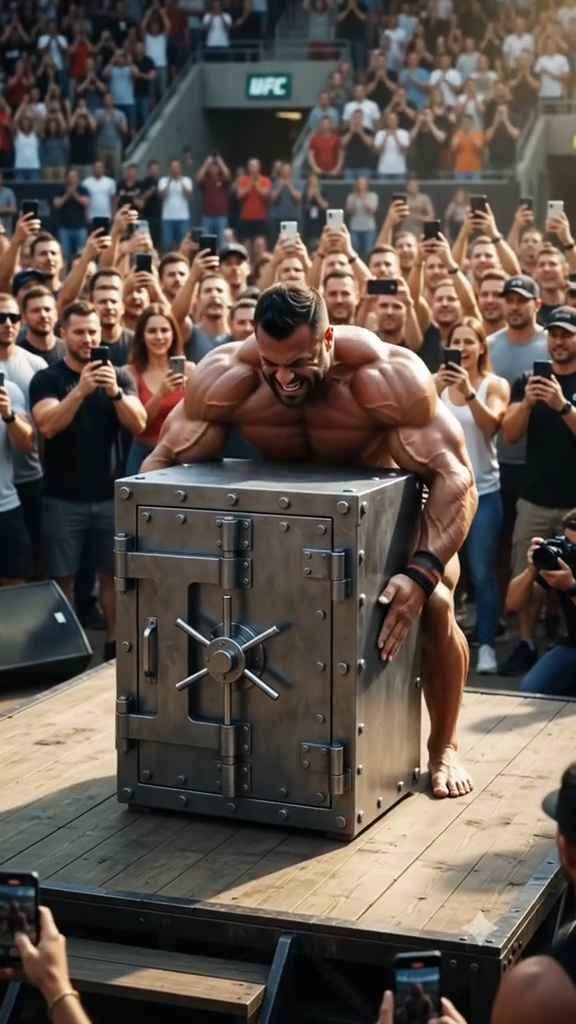
#> input picture tests/progz a verifier/analizer  videos fake/kerberos.tracker/reports/evidence_frames/suspicious_20260731_230338_392703.jpg, 576 x 1024 px; its folder holds only this picture in this run
$ python -i argos_entropy.py   (imports and definitions only)
#> lines starting #> are read from the running program, lines starting #| are printed output that depends on the picture
#!/usr/bin/env python3
# -*- coding: utf-8 -*-
"""
🧮 ARGOS ENTROPY v1.0 — organe PRIVÉ : authenticité par entropie de Shannon
━━━━━━━━━━━━━━━━━━━━━━━━━━━━━━━━━━━━━━━━━━━━━━━━━━━━━━━━━━━━━━━━━━━━━━━━
Author: Victor Pozen | GPLv3 — usage LOCAL, ne jamais partager
H = -Σ p(x) log2 p(x)
- entropie GLOBALE (histogramme 8 bits) : trop basse = trop propre = CGI suspect
- entropie du BRUIT résiduel (gray - blur) : l'empreinte du capteur
- comparaison A/B : comme la vidéo Skinny Bob (CGI 6.18 vs réel 6.50)
L'entropie est un INDICE, pas une preuve : croise avec multi-dates & ELA.
Usage : bouton organe dans ARGOS, ou python argos_entropy.py
"""
import sys
import threading
import traceback
from pathlib import Path
import tkinter as tk
from tkinter import filedialog, messagebox


def _excepthook(t, v, tb):
    print("❌ ERREUR CRITIQUE:\n" + "".join(traceback.format_exception(t, v, tb)))
    input("Appuyez sur Entrée pour fermer...")


sys.excepthook = _excepthook

try:
    import cv2
    import numpy as np
except ImportError as e:
    print("❌ OpenCV/numpy manquant:", e)
    input("Appuyez sur Entrée...")
    sys.exit(1)

_p = Path(__file__).resolve().parent
ARGOS_ROOT = _p.parent if (_p.parent / "img").exists() or _p.name == "modules" else _p
EXTS = (".jpg", ".jpeg", ".png")


def shannon_entropy(gray):
    """H = -Σ p log2 p sur l'histogramme 8 bits."""
    hist = cv2.calcHist([gray], [0], None, [256], [0, 256]).flatten()
    p = hist / hist.sum()
    p = p[p > 0]
    return float(-(p * np.log2(p)).sum())


def noise_entropy(gray):
    """Entropie du bruit résiduel = empreinte du capteur."""
    blur = cv2.GaussianBlur(gray, (5, 5), 0)
    res = cv2.absdiff(gray, blur)
    return shannon_entropy(res)


class EntropyApp:
    BG = '#101418'; BG2 = '#1a2026'; CY = '#00ffcc'; OR = '#ffb347'
    WH = '#ffffff'; BTN = '#2d5a7b'

    # [112 lines left out: functions __init__, _build, _pick, _log, _stats, _scan and 3 more, not called in this run]


def run():
    EntropyApp()
    return "✅ ARGOS ENTROPY fermé"


# [7 lines left out: function main, not called in this run]


# [2 lines not run here, left out]

>>> import cv2
>>> picture = cv2.imread('../../analizer  videos fake/kerberos.tracker/reports/evidence_frames/suspicious_20260731_230338_392703.jpg', cv2.IMREAD_GRAYSCALE)
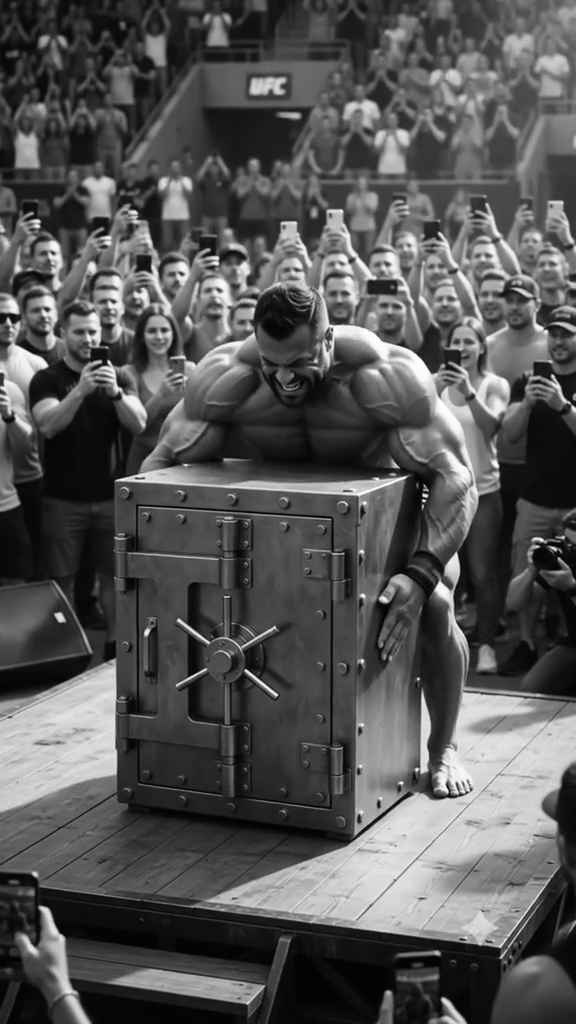
#> picture: shape (1024, 576); min 0, max 255, mean 84.9
>>> result = noise_entropy(picture)
#> in noise_entropy, `res = cv2.absdiff(gray, blur)`:
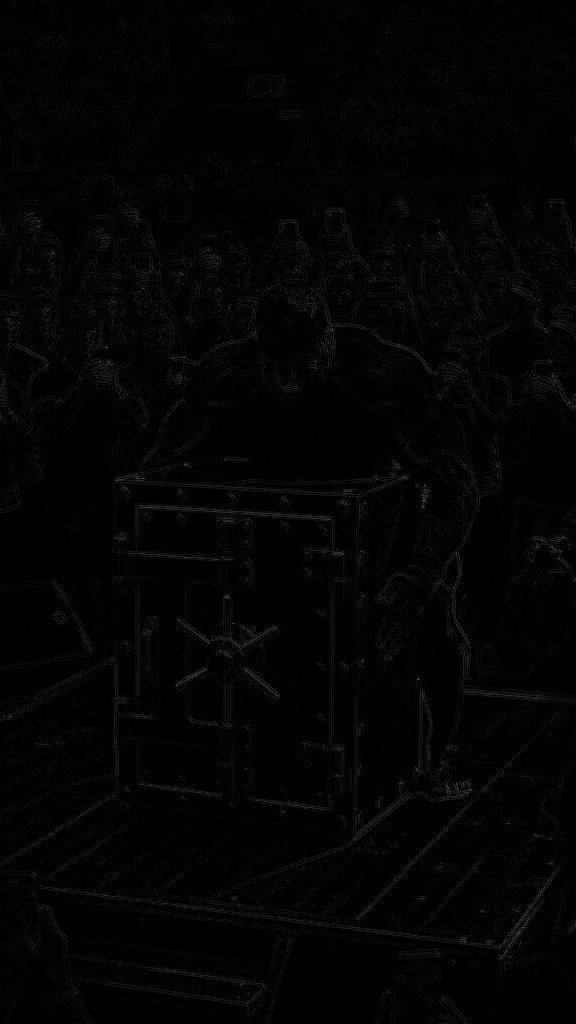
#> res: shape (1024, 576); min 0, max 93, mean 3.4
#> in shannon_entropy, `hist = cv2.calcHist([gray], [0], None, [256], [0, 256]).flatten()`: hist = 256 values, max 156594 at index 0, min 0 at index 79, mean 2304
#> in shannon_entropy, `p = hist / hist.sum()`: p = 256 values, max 0.265 at index 0, min 0 at index 79, mean 0.00391
#> in shannon_entropy, `p = p[p > 0]`: p = 84 values, max 0.265 at index 0, min 1.7e-06 at index 72, mean 0.0119
#> result = 3.29

$ run again, on tests/progz a verifier/analizer  videos fake/kerberos.tracker/reports/evidence_frames/suspicious_20260731_230353_029296.jpg
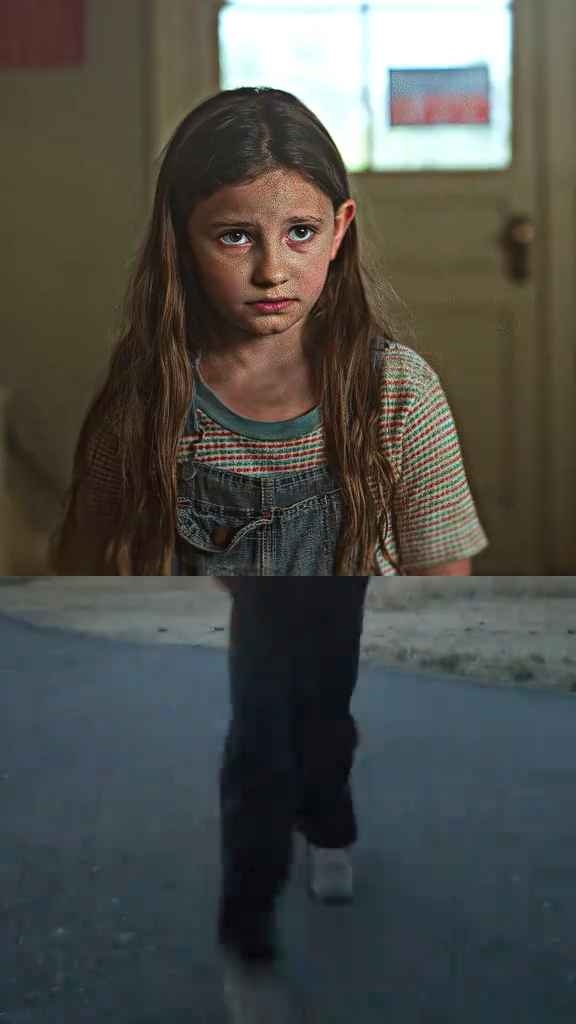
#> input picture tests/progz a verifier/analizer  videos fake/kerberos.tracker/reports/evidence_frames/suspicious_20260731_230353_029296.jpg, 576 x 1024 px
#> `picture = cv2.imread('../../analizer  videos fake/kerberos.tracker/rep..`:
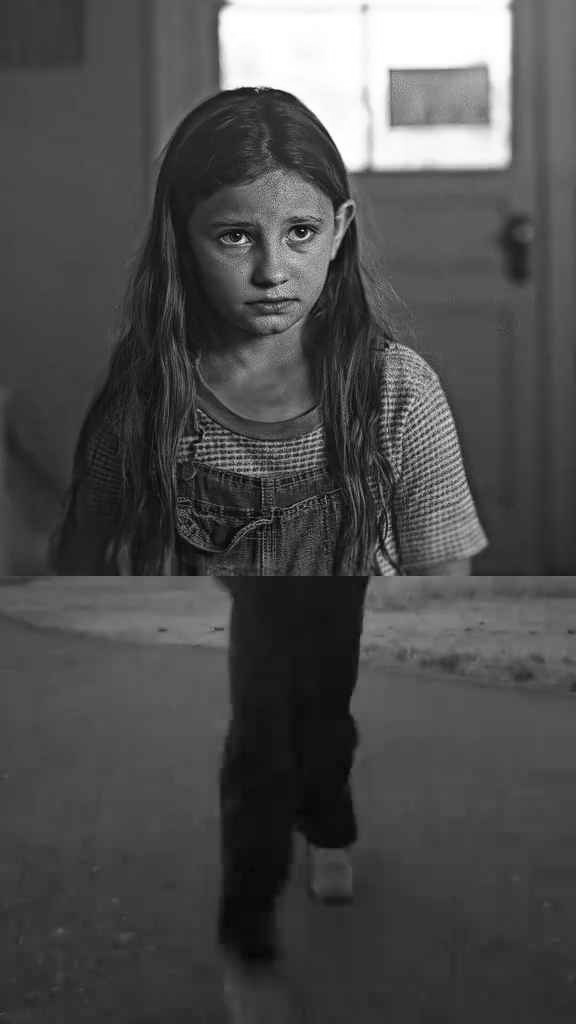
#> picture: shape (1024, 576); min 0, max 255, mean 77.5
#> in noise_entropy, `res = cv2.absdiff(gray, blur)`:
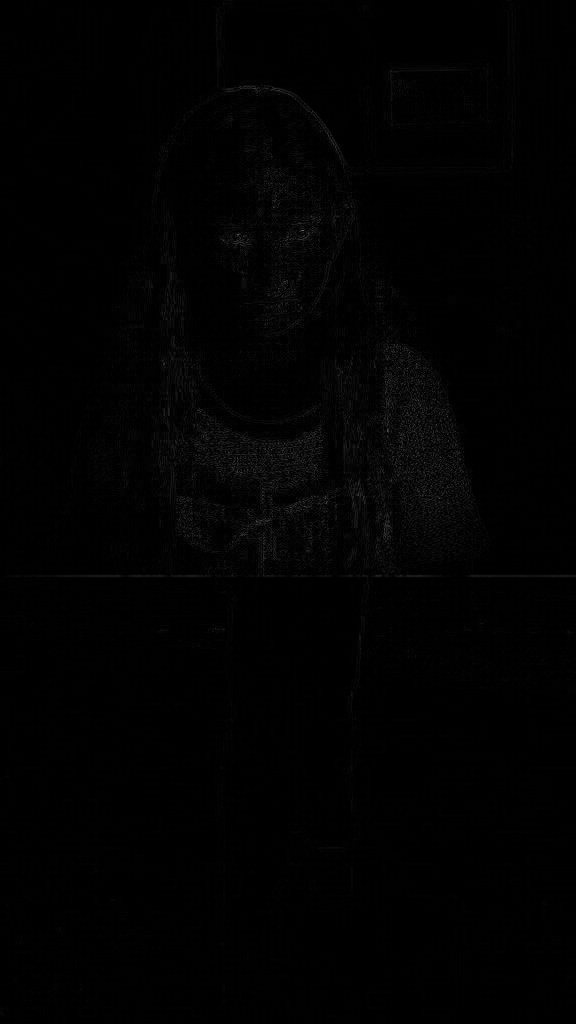
#> res: shape (1024, 576); min 0, max 110, mean 1.6
#> hist = 256 values, max 350184 at index 0, min 0 at index 63, mean 2304
#> in shannon_entropy, `p = hist / hist.sum()`: p = 256 values, max 0.594 at index 0, min 0 at index 63, mean 0.00391
#> in shannon_entropy, `p = p[p > 0]`: p = 75 values, max 0.594 at index 0, min 1.7e-06 at index 66, mean 0.0133
#> result = 2.14
